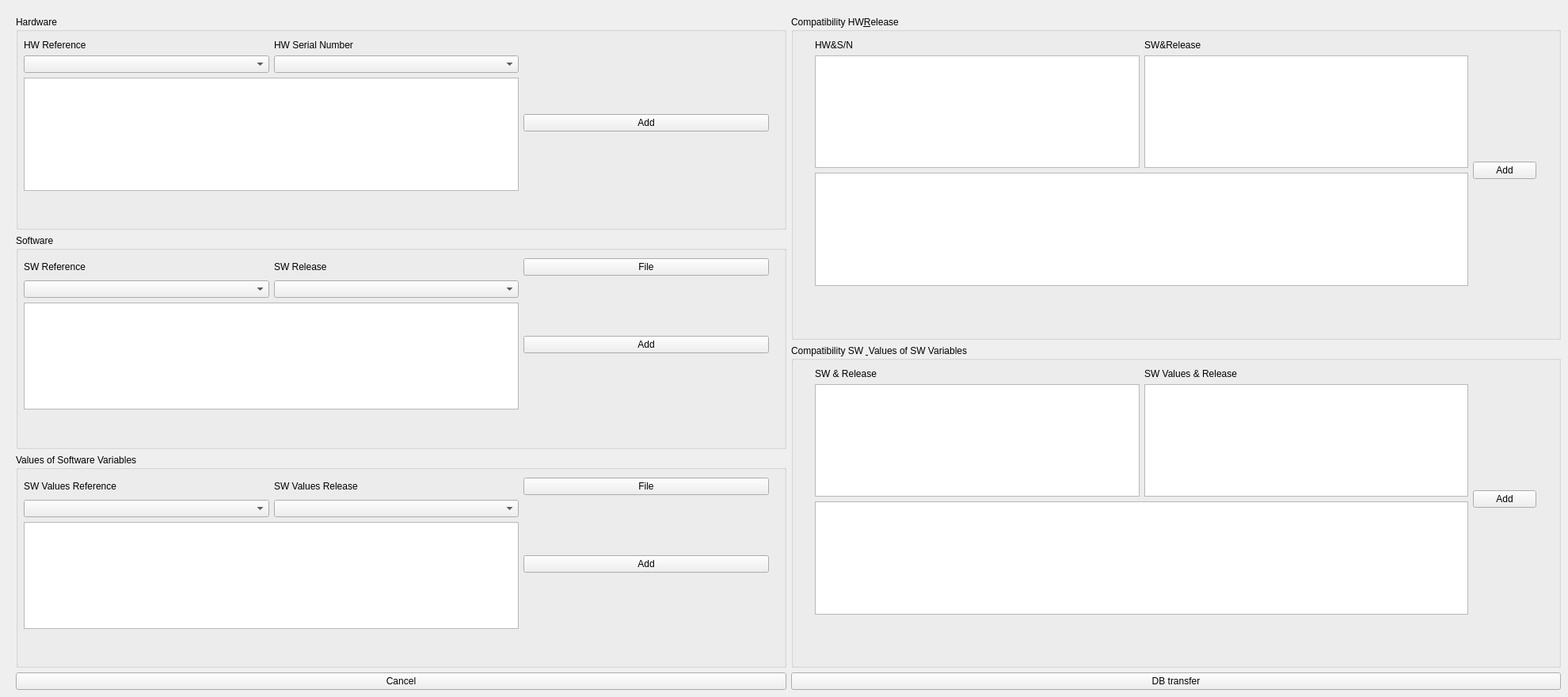
          <widget class="QWidget" name="tab_9">
           <attribute name="title">
            <string>Acquisition</string>
           </attribute>
           <widget class="QWidget" name="gridLayoutWidget_17">
            <property name="geometry">
             <rect>
              <x>20</x>
              <y>20</y>
              <width>1951</width>
              <height>851</height>
             </rect>
            </property>
            <layout class="QGridLayout" name="gridLayout_18">
             <item row="0" column="0">
              <widget class="QGroupBox" name="groupBox_14">
               <property name="title">
                <string>Hardware</string>
               </property>
               <widget class="QWidget" name="gridLayoutWidget_18">
                <property name="geometry">
                 <rect>
                  <x>10</x>
                  <y>30</y>
                  <width>941</width>
                  <height>191</height>
                 </rect>
                </property>
                <layout class="QGridLayout" name="gridLayout_19">
                 <item row="0" column="1">
                  <widget class="QLabel" name="label_55">
                   <property name="text">
                    <string>HW Serial Number</string>
                   </property>
                  </widget>
                 </item>
                 <item row="1" column="0">
                  <widget class="QComboBox" name="comboBox_27"/>
                 </item>
                 <item row="1" column="1">
                  <widget class="QComboBox" name="comboBox_28"/>
                 </item>
                 <item row="2" column="0" colspan="2">
                  <widget class="QTableView" name="tableView"/>
                 </item>
                 <item row="1" column="2" rowspan="2">
                  <widget class="QPushButton" name="pushButton_23">
                   <property name="text">
                    <string>Add</string>
                   </property>
                  </widget>
                 </item>
                 <item row="0" column="0">
                  <widget class="QLabel" name="label_52">
                   <property name="text">
                    <string>HW Reference</string>
                   </property>
                  </widget>
                 </item>
                </layout>
               </widget>
              </widget>
             </item>
             <item row="1" column="0">
              <widget class="QGroupBox" name="groupBox_12">
               <property name="title">
                <string>Software</string>
               </property>
               <widget class="QWidget" name="gridLayoutWidget_19">
                <property name="geometry">
                 <rect>
                  <x>10</x>
                  <y>30</y>
                  <width>941</width>
                  <height>191</height>
                 </rect>
                </property>
                <layout class="QGridLayout" name="gridLayout_20">
                 <item row="0" column="1">
                  <widget class="QLabel" name="label_56">
                   <property name="text">
                    <string>SW Release</string>
                   </property>
                  </widget>
                 </item>
                 <item row="1" column="0">
                  <widget class="QComboBox" name="comboBox_29"/>
                 </item>
                 <item row="1" column="1">
                  <widget class="QComboBox" name="comboBox_30"/>
                 </item>
                 <item row="2" column="0" colspan="2">
                  <widget class="QTableView" name="tableView_2"/>
                 </item>
                 <item row="1" column="2" rowspan="2">
                  <widget class="QPushButton" name="pushButton_24">
                   <property name="text">
                    <string>Add</string>
                   </property>
                  </widget>
                 </item>
                 <item row="0" column="0">
                  <widget class="QLabel" name="label_57">
                   <property name="text">
                    <string>SW Reference</string>
                   </property>
                  </widget>
                 </item>
                 <item row="0" column="2">
                  <widget class="QPushButton" name="pushButton_27">
                   <property name="text">
                    <string>File</string>
                   </property>
                  </widget>
                 </item>
                </layout>
               </widget>
              </widget>
             </item>
             <item row="2" column="0">
              <widget class="QGroupBox" name="groupBox_13">
               <property name="title">
                <string>Values of Software Variables</string>
               </property>
               <widget class="QWidget" name="gridLayoutWidget_20">
                <property name="geometry">
                 <rect>
                  <x>10</x>
                  <y>30</y>
                  <width>941</width>
                  <height>191</height>
                 </rect>
                </property>
                <layout class="QGridLayout" name="gridLayout_21">
                 <item row="0" column="1">
                  <widget class="QLabel" name="label_58">
                   <property name="text">
                    <string>SW Values Release</string>
                   </property>
                  </widget>
                 </item>
                 <item row="1" column="0">
                  <widget class="QComboBox" name="comboBox_31"/>
                 </item>
                 <item row="1" column="1">
                  <widget class="QComboBox" name="comboBox_32"/>
                 </item>
                 <item row="2" column="0" colspan="2">
                  <widget class="QTableView" name="tableView_3"/>
                 </item>
                 <item row="1" column="2" rowspan="2">
                  <widget class="QPushButton" name="pushButton_25">
                   <property name="text">
                    <string>Add</string>
                   </property>
                  </widget>
                 </item>
                 <item row="0" column="0">
                  <widget class="QLabel" name="label_59">
                   <property name="text">
                    <string>SW Values Reference</string>
                   </property>
                  </widget>
                 </item>
                 <item row="0" column="2">
                  <widget class="QPushButton" name="pushButton_26">
                   <property name="text">
                    <string>File</string>
                   </property>
                  </widget>
                 </item>
                </layout>
               </widget>
              </widget>
             </item>
             <item row="3" column="1">
              <widget class="QPushButton" name="pushButton_21">
               <property name="text">
                <string>DB transfer</string>
               </property>
              </widget>
             </item>
             <item row="3" column="0">
              <widget class="QPushButton" name="pushButton_22">
               <property name="text">
                <string>Cancel</string>
               </property>
              </widget>
             </item>
             <item row="0" column="1" rowspan="3">
              <layout class="QGridLayout" name="gridLayout_22">
               <item row="0" column="0">
                <widget class="QGroupBox" name="groupBox_15">
                 <property name="title">
                  <string>Compatibility HW&amp;Release</string>
                 </property>
                 <widget class="QWidget" name="gridLayoutWidget_22">
                  <property name="geometry">
                   <rect>
                    <x>30</x>
                    <y>30</y>
                    <width>911</width>
                    <height>311</height>
                   </rect>
                  </property>
                  <layout class="QGridLayout" name="gridLayout_23">
                   <item row="0" column="1">
                    <widget class="QLabel" name="label_60">
                     <property name="text">
                      <string>SW&amp;Release</string>
                     </property>
                    </widget>
                   </item>
                   <item row="0" column="0">
                    <widget class="QLabel" name="label_61">
                     <property name="text">
                      <string>HW&amp;S/N</string>
                     </property>
                    </widget>
                   </item>
                   <item row="1" column="1">
                    <widget class="QTableView" name="tableView_5"/>
                   </item>
                   <item row="1" column="0">
                    <widget class="QTableWidget" name="tableWidget_6"/>
                   </item>
                   <item row="2" column="0" colspan="2">
                    <widget class="QTableView" name="tableView_6"/>
                   </item>
                   <item row="1" column="2" rowspan="2">
                    <widget class="QPushButton" name="pushButton_29">
                     <property name="text">
                      <string>Add</string>
                     </property>
                    </widget>
                   </item>
                  </layout>
                 </widget>
                </widget>
               </item>
               <item row="1" column="0">
                <widget class="QGroupBox" name="groupBox_16">
                 <property name="title">
                  <string>Compatibility SW &amp; Values of SW Variables</string>
                 </property>
                 <widget class="QWidget" name="gridLayoutWidget_23">
                  <property name="geometry">
                   <rect>
                    <x>30</x>
                    <y>30</y>
                    <width>911</width>
                    <height>311</height>
                   </rect>
                  </property>
                  <layout class="QGridLayout" name="gridLayout_24">
                   <item row="0" column="1">
                    <widget class="QLabel" name="label_62">
                     <property name="text">
                      <string>SW Values &amp; Release</string>
                     </property>
                    </widget>
                   </item>
                   <item row="0" column="0">
                    <widget class="QLabel" name="label_63">
                     <property name="text">
                      <string>SW &amp; Release</string>
                     </property>
                    </widget>
                   </item>
                   <item row="1" column="1">
                    <widget class="QTableView" name="tableView_7"/>
                   </item>
                   <item row="1" column="0">
                    <widget class="QTableWidget" name="tableWidget_7"/>
                   </item>
                   <item row="2" column="0" colspan="2">
                    <widget class="QTableView" name="tableView_8"/>
                   </item>
                   <item row="1" column="2" rowspan="2">
                    <widget class="QPushButton" name="pushButton_30">
                     <property name="text">
                      <string>Add</string>
                     </property>
                    </widget>
                   </item>
                  </layout>
                 </widget>
                </widget>
               </item>
              </layout>
             </item>
            </layout>
           </widget>
          </widget>
